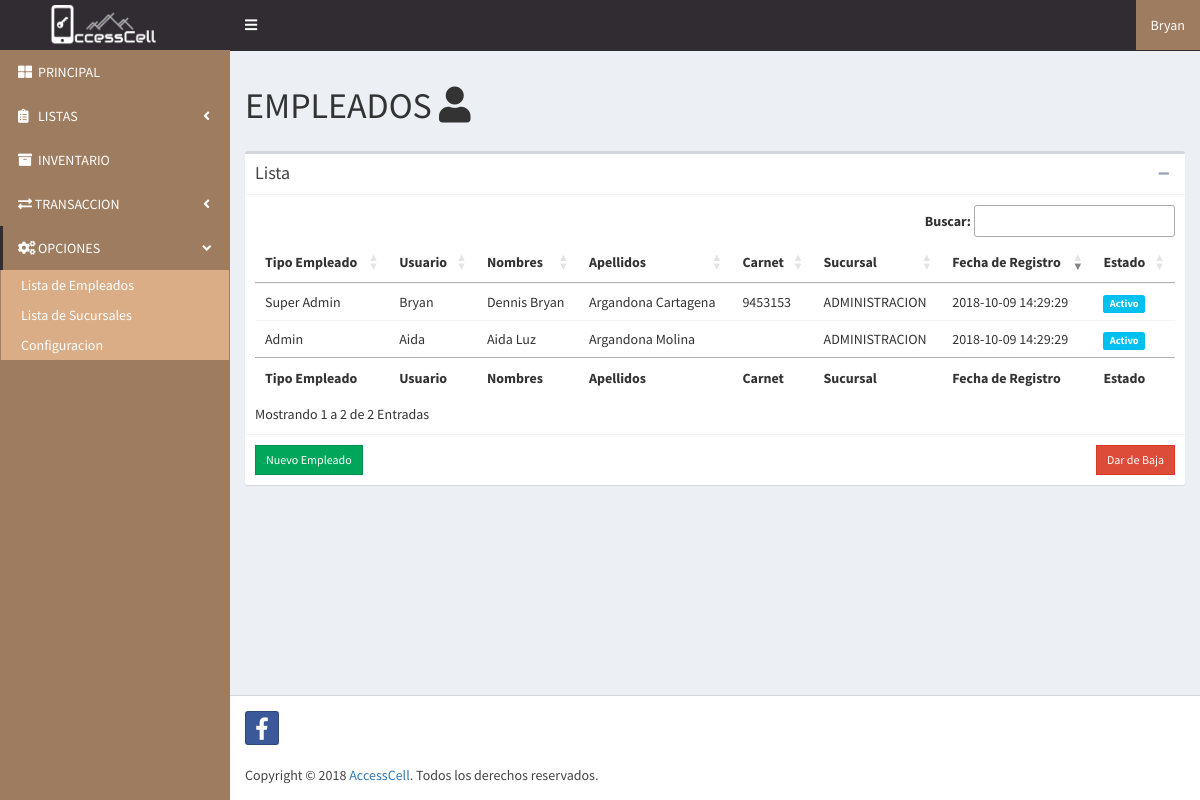
The app's page /admin-empleados.php (signed in) with its own data.
### tables this page shows
CREATE TABLE `empleado` (
  `idempleado` int(11) NOT NULL,
  `tipo_empleado` varchar(45) NOT NULL,
  `username` varchar(45) NOT NULL,
  `password` varchar(45) NOT NULL,
  `nombres` varchar(45) NOT NULL,
  `apellidos` varchar(45) NOT NULL,
  `telefono` varchar(45) DEFAULT NULL,
  `carnet` varchar(45) DEFAULT NULL,
  `sucursalid` int(11) NOT NULL,
  `fecha_registro` datetime NOT NULL DEFAULT CURRENT_TIMESTAMP,
  `estado` int(11) NOT NULL DEFAULT '1'
);

CREATE TABLE `sucursal` (
  `idsucursal` int(11) NOT NULL,
  `razon_social` varchar(100) NOT NULL,
  `direccion` varchar(150) NOT NULL,
  `telefono` varchar(15) NOT NULL
);

### admin-empleados.php (the view, shortened to what this page needs)
<!DOCTYPE html>
<html lang="es">
<head>
    <?php include_once('includes/head.php');?>
</head>
<body class="hold-transition skin-primary sidebar-mini">
    <div class="wrapper">
        <?php $page='OPCIONES'; include 'includes/admin-header.php';?>
            <?php include 'includes/admin-sidebar.php';?>
                <div class="content-wrapper">
                    <section class="content-header">
                        <div class="row">
                            <div class="col-md-11">
                                <h1>EMPLEADOS <i class="fas fa-user"></i></h1>
                            </div>
                        </div>
                    </section>
                    <section class="content container-fluid">
                        <div class="box">
                            <div class="box-header with-border">
                                <h3 class="box-title">Lista</h3>
                                <div class="box-tools pull-right">
                                    <button type="button" class="btn btn-box-tool" data-widget="collapse"><i class="fa fa-minus"></i>
                                    </button>
                                </div>
                            </div>
                            <div class="box-body">
                                <div class="table-responsive">
                                    <table id="empleados" class="table no-margin">
                                        <thead>
                                            <tr>
                                                <th>Tipo Empleado</th>
                                                <th>Usuario</th>
                                                <th>Nombres</th>
                                                <th>Apellidos</th>
                                                <th>Carnet</th>
                                                <th>Sucursal</th>
                                                <th>Fecha de Registro</th>
                                                <th>Estado</th>
                                            </tr>
                                        </thead>
                                        <tbody>
                                            <?php $sql = "SELECT * FROM empleado INNER JOIN sucursal ON(sucursal.idsucursal = empleado.sucursalid)";
                                                $result = mysqli_query($conn,$sql);
                                                if ($result->num_rows > 0) {
                                                    while($row = $result->fetch_assoc()) {
                                                        if($row['estado']==1){
                                                            $estado = "<span class='label label-info'>Activo</span>";
                                                        }
                                                        else{
                                                            $estado = "<span class='label label-warning'>Inactivo</span>";
                                                        }
                                                        $id = $row['idempleado'];
                                                        echo "<tr id='$id'>";
                                                        echo "<td data-target='tipo'>".$row['tipo_empleado']."</td>";
                                                        echo "<td data-target='user'>".$row['username']."</td>";
                                                        echo "<td data-target='nombres'>".$row['nombres']."</td>";
                                                        echo "<td data-target='apellidos'>".$row['apellidos']."</td>";
                                                        echo "<td data-target='carnet'>".$row['carnet']."</td>";
                                                        echo "<td data-target='sucursal'>".$row['razon_social']."</td>";
                                                        echo "<td data-target='fecha'>".$row['fecha_registro']."</td>";
                                                        echo "<td data-target='estado'>".$estado."</td>";
                                                        echo "</tr>";
                                                    }
                                                    } else {
                                                        echo "0 resultados";
                                                    }
                                            ?>
                                        </tbody>
                                        <tfoot>
                                            <tr>
                                                <th>Tipo Empleado</th>
                                                <th>Usuario</th>
                                                <th>Nombres</th>
                                                <th>Apellidos</th>
                                                <th>Carnet</th>
                                                <th>Sucursal</th>
                                                <th>Fecha de Registro</th>
                                                <th>Estado</th>
                                            </tr>
                                        </tfoot>
                                    </table>
                                </div>
                            </div>
                            <div class="box-footer clearfix">
                                <a class="btn btn-sm btn-success btn-flat pull-left" id="btnadd" data-toggle="modal" data-target="#modal-agregar">Nuevo Empleado</a>
                                <a class="btn btn-sm btn-danger btn-flat pull-right" id="btnadd" data-toggle="modal" data-target="#modal-baja">Dar de Baja</a>
                            </div>
                        </div>
                    </section>
                </div>
                <?php include 'includes/admin-footer.php';?>
    </div>
</body>
</html>

### records on screen
empleado: tipo_empleado "Super Admin", username "Bryan", nombres "Dennis Bryan", apellidos "Argandona Cartagena", carnet "9453153", sucursalid.razon_social "ADMINISTRACION", fecha_registro "2018-10-09 14:29:29", estado "Activo"
empleado: tipo_empleado "Admin", username "Aida", nombres "Aida Luz", apellidos "Argandona Molina", sucursalid.razon_social "ADMINISTRACION", fecha_registro "2018-10-09 14:29:29", estado "Activo"

### other values on screen
$usernamesession= $_SESSION['username'] "Bryan"
